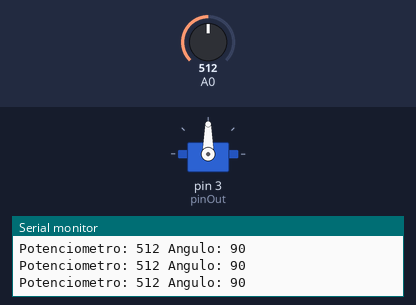
This sketch was run on a simulated Arduino Uno, built with avr-gcc and run on an emulated ATmega328P. Parts: servo, the last lines printed to the serial monitor. The inputs (shaded band) are chosen by the test bench; at power-on: A0 = 512.

Above: at 1.2 s.
1.3 s: A0 set to 111
At 2.3 s:
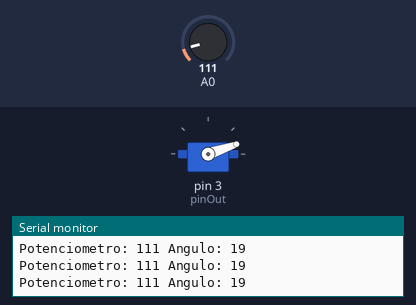
2.8 s: A0 set to 91
At 3.9 s:
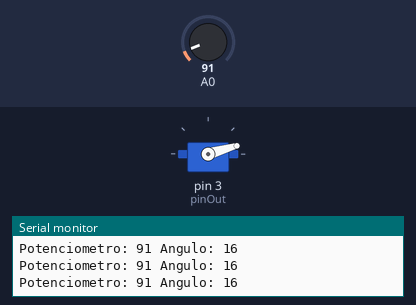
5.8 s: A0 set to 555
At 6.1 s:
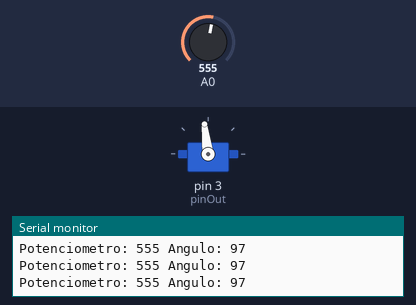
8.8 s: A0 set to 578
At 9.6 s:
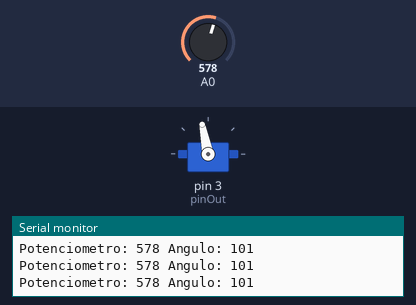
10.3 s: A0 set to 306
At 10.6 s:
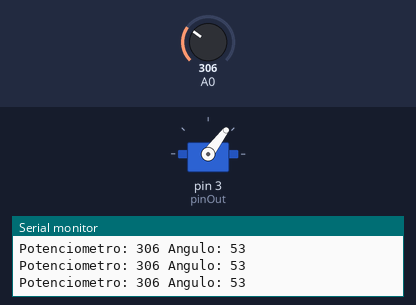
11.8 s: A0 set to 716
At 12.4 s:
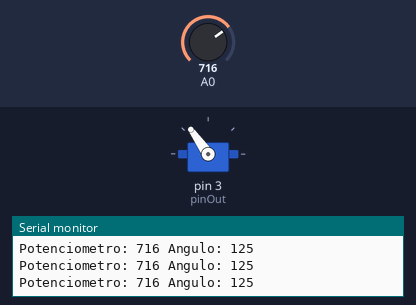
Timing chart, 0 to 14.3 s (numbered marks = the images above; inputs shaded):
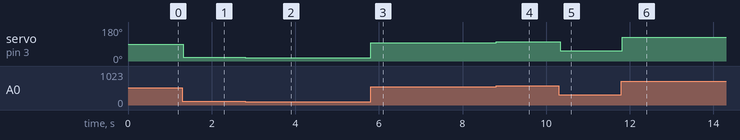

The sketch:

servo.ino
```cpp
#include <Servo.h> // se incluye la libreria para manejo del servo
Servo servo; //se  crea el servo para poder usarlo
// C++ code
int pinOut = 3; //pin de salida del servo
int angulo;  //variable para almacenar el angulo del servo
void setup()
{
  Serial.begin(9600); //se inicia la comunicación serial
  servo.attach(pinOut); //se asigna el pin de salida al servo
  servo.write(0); //se coloca el servo en 0 grados
  Serial.println("Prueba de Servo"); //se imprime en el monitor serial
}

void loop()
{
  int potencia = analogRead(A0); //se lee el valor del potenciómetro
  angulo = map(potencia, 0, 1023, 0, 180); //se mapea el valor del potenciómetro a un angulo de 0 a 180
  servo.write(angulo); //se mueve el servo al angulo calculado
  Serial.print("Potenciometro: "); //se imprime en el monitor serial
  Serial.print(potencia); // se imprime en el monitor serial
  Serial.print(" Angulo: "); //se imprime en el monitor serial
  Serial.println(angulo); //se imprime en el monitor serial
  delay(20); //se espera 20 milisegundos
}
```

Measured:
- after the input at 1.3 s, servo on pin 3 (pinOut): 90° → 19° at once
- after the input at 2.8 s, servo on pin 3 (pinOut): 19° → 16° at once
- after the input at 5.8 s, servo on pin 3 (pinOut): 16° → 97° at once
- after the input at 8.8 s, servo on pin 3 (pinOut): 97° → 101° at once
- after the input at 10.3 s, servo on pin 3 (pinOut): 101° → 53° at once
- after the input at 11.8 s, servo on pin 3 (pinOut): 53° → 125° at once
